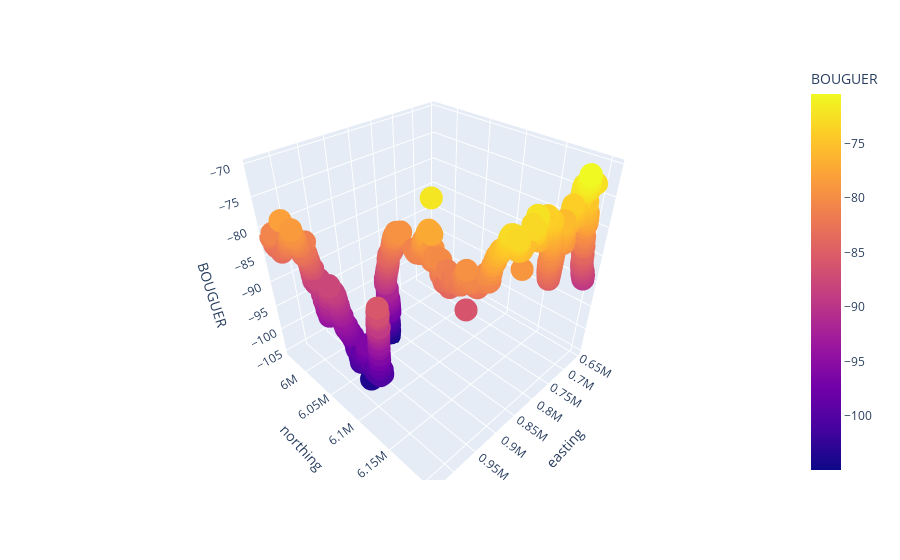

Notebook code for this chart:
### Code cell
import plotly.express as px
# df = px.data.iris()
fig = px.scatter_3d(points_subset, x='easting', y='northing', z='BOUGUER',color='BOUGUER')

fig.show()

### Figure 1 — Plotly figure (JSON) as saved in the notebook; plotly's stock layout.template omitted (floating-point values rounded to 4 significant figures; data arrays with more than 128 entries replaced by an {"elided": "..."} marker saying what was removed)
{"data": [{"hovertemplate": "easting=%{x}<br>northing=%{y}<br>BOUGUER=%{marker.color}<extra></extra>", "legendgroup": "", "marker": {"color": {"elided": "1319 float values"}, "coloraxis": "coloraxis", "symbol": "circle"}, "mode": "markers", "name": "", "scene": "scene", "showlegend": false, "type": "scatter3d", "x": {"elided": "1319 float values"}, "y": {"elided": "1319 float values"}, "z": {"elided": "1319 float values"}}], "layout": {"coloraxis": {"colorbar": {"title": {"text": "BOUGUER"}}, "colorscale": [[0, "#0d0887"], [0.1111, "#46039f"], [0.2222, "#7201a8"], [0.3333, "#9c179e"], [0.4444, "#bd3786"], [0.5556, "#d8576b"], [0.6667, "#ed7953"], [0.7778, "#fb9f3a"], [0.8889, "#fdca26"], [1, "#f0f921"]]}, "legend": {"tracegroupgap": 0}, "margin": {"t": 60}, "scene": {"domain": {"x": [0, 1], "y": [0, 1]}, "xaxis": {"title": {"text": "easting"}}, "yaxis": {"title": {"text": "northing"}}, "zaxis": {"title": {"text": "BOUGUER"}}}}}
